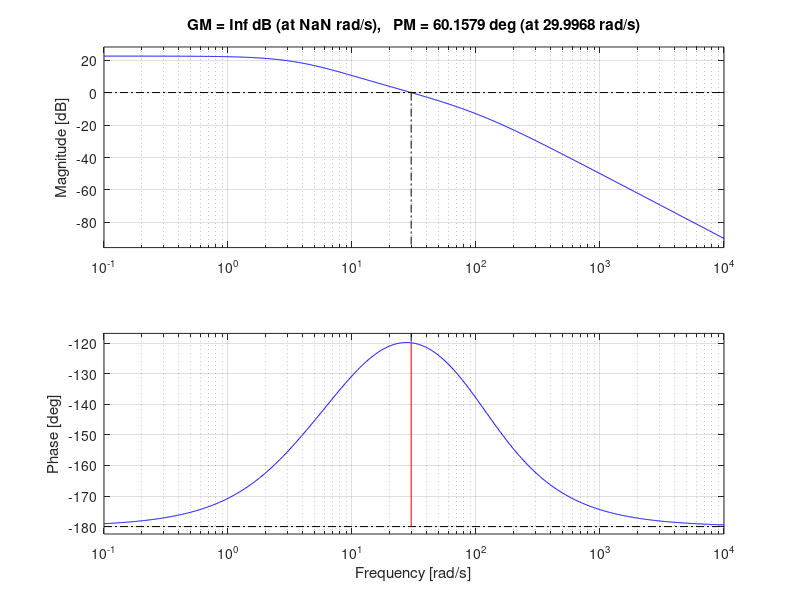

This chart was generated by the following MATLAB code:
% Mobile pendulum simulink model parameters - ELEN90055 Workshops 4

SqWaveFreq = 1/18    % frequency of test signal and reference repetition (Hz)

ThRef = 45         % (rad)

ThDotRef = 90      % (rad/s)

%%%%%%%%%%%%%%%%%%%%%%%
% PARAMETERS TO ADJUST
%%%%%%%%%%%%%%%%%%%%%%%

initcond = [0; -0.05; 0; 0] % inital conditins - theta (rad); phi (rad); thdot (rad/s); phdot (rad/s)

K = 1         % constant gain drive motor controller

pendCnum = 5276.04 * [0.1163 1]  % numerator of pendulum motor controller

pendCden = [0.0095564 1]  % denominator of pendulum motor controller


% num = 0.05;
% den = [1 1.15 -19.85];
% sys=tf(num,den)
% bode(sys)

Kc = 5276.04
tauz = 0.1163;
taup = 0.0095564;
num = 0.05 * Kc *[tauz 1];
den = conv([1 1.15 -19.85],[taup 1]);
sys=tf(num,den)
margin(sys)
